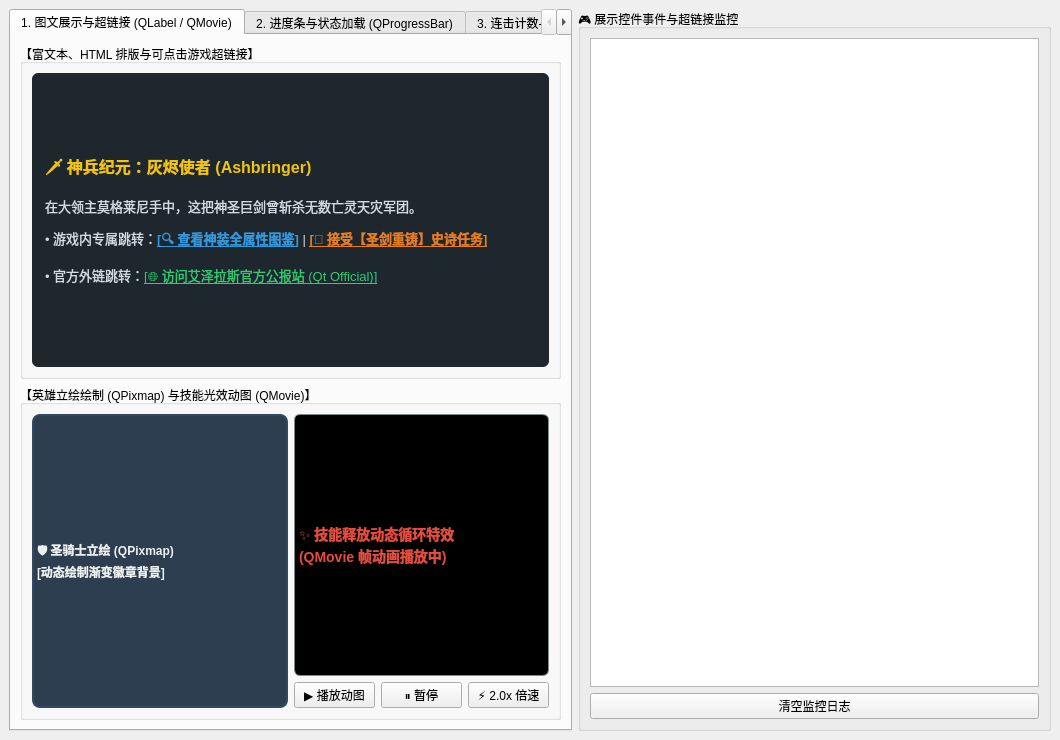
<?xml version="1.0" encoding="UTF-8"?>
<ui version="4.0">
 <class>MainWindow</class>
 <widget class="QMainWindow" name="MainWindow">
  <property name="geometry">
   <rect>
    <x>0</x>
    <y>0</y>
    <width>1060</width>
    <height>740</height>
   </rect>
  </property>
  <property name="windowTitle">
   <string>Qt 常用展示控件与游戏界面实战 (demo_displays)</string>
  </property>
  <widget class="QWidget" name="centralwidget">
   <layout class="QHBoxLayout" name="horizontalLayoutMain">
    <item>
     <widget class="QTabWidget" name="tabWidgetDisplays">
      <property name="currentIndex">
       <number>0</number>
      </property>

      <!-- TAB 1: QLabel -->
      <widget class="QWidget" name="tabLabel">
       <attribute name="title">
        <string>1. 图文展示与超链接 (QLabel / QMovie)</string>
       </attribute>
       <layout class="QVBoxLayout" name="verticalLayoutTab1">
        <item>
         <widget class="QGroupBox" name="groupHyperlink">
          <property name="title">
           <string>【富文本、HTML 排版与可点击游戏超链接】</string>
          </property>
          <layout class="QVBoxLayout" name="verticalLayoutRich">
           <item>
            <widget class="QLabel" name="labelRichLore">
             <property name="styleSheet">
              <string notr="true">background-color: #1e272e; color: #d2dae2; padding: 10px; border-radius: 6px; font-size: 13px;</string>
             </property>
             <property name="text">
              <string>&lt;h3 style='color:#f1c40f;'&gt;🗡️ 神兵纪元：灰烬使者 (Ashbringer)&lt;/h3&gt;
&lt;p&gt;在大领主莫格莱尼手中，这把神圣巨剑曾斩杀无数亡灵天灾军团。&lt;/p&gt;
&lt;p&gt;• 游戏内专属跳转：&lt;a href='item://2001' style='color:#3498db; font-weight:bold;'&gt;[🔍 查看神装全属性图鉴]&lt;/a&gt; | &lt;a href='quest://101' style='color:#e67e22; font-weight:bold;'&gt;[📜 接受【圣剑重铸】史诗任务]&lt;/a&gt;&lt;/p&gt;
&lt;p&gt;• 官方外链跳转：&lt;a href='https://www.qt.io' style='color:#2ecc71;'&gt;[🌐 访问艾泽拉斯官方公报站 (Qt Official)]&lt;/a&gt;&lt;/p&gt;</string>
             </property>
             <property name="textFormat">
              <enum>Qt::RichText</enum>
             </property>
             <property name="wordWrap">
              <bool>true</bool>
             </property>
             <property name="openExternalLinks">
              <bool>false</bool>
             </property>
            </widget>
           </item>
          </layout>
         </widget>
        </item>
        <item>
         <widget class="QGroupBox" name="groupImageMovie">
          <property name="title">
           <string>【英雄立绘绘制 (QPixmap) 与技能光效动图 (QMovie)】</string>
          </property>
          <layout class="QHBoxLayout" name="horizontalLayoutImg">
           <item>
            <widget class="QLabel" name="labelHeroImage">
             <property name="minimumSize">
              <size>
               <width>220</width>
               <height>180</height>
              </size>
             </property>
             <property name="styleSheet">
              <string notr="true">background-color: #2c3e50; border: 2px solid #34495e; border-radius: 8px; color: #ecf0f1; font-weight: bold; qproperty-alignment: AlignCenter;</string>
             </property>
             <property name="text">
              <string>🛡️ 圣骑士立绘 (QPixmap)
[动态绘制渐变徽章背景]</string>
             </property>
            </widget>
           </item>
           <item>
            <layout class="QVBoxLayout" name="verticalLayoutMovie">
             <item>
              <widget class="QLabel" name="labelMovieAnim">
               <property name="minimumSize">
                <size>
                 <width>200</width>
                 <height>120</height>
                </size>
               </property>
               <property name="styleSheet">
                <string notr="true">background-color: #000000; border: 1px solid #7f8c8d; border-radius: 6px; color: #e74c3c; font-size: 14px; font-weight: bold; qproperty-alignment: AlignCenter;</string>
               </property>
               <property name="text">
                <string>✨ 技能释放动态循环特效
(QMovie 帧动画播放中)</string>
               </property>
              </widget>
             </item>
             <item>
              <layout class="QHBoxLayout" name="horizontalLayoutMovieCtrl">
               <item>
                <widget class="QPushButton" name="btnMoviePlay">
                 <property name="text">
                  <string>▶ 播放动图</string>
                 </property>
                </widget>
               </item>
               <item>
                <widget class="QPushButton" name="btnMoviePause">
                 <property name="text">
                  <string>⏸ 暂停</string>
                 </property>
                </widget>
               </item>
               <item>
                <widget class="QPushButton" name="btnMovieSpeed">
                 <property name="text">
                  <string>⚡ 2.0x 倍速</string>
                 </property>
                </widget>
               </item>
              </layout>
             </item>
            </layout>
           </item>
          </layout>
         </widget>
        </item>
       </layout>
      </widget>

      <!-- TAB 2: QProgressBar -->
      <widget class="QWidget" name="tabProgress">
       <attribute name="title">
        <string>2. 进度条与状态加载 (QProgressBar)</string>
       </attribute>
       <layout class="QVBoxLayout" name="verticalLayoutTab2">
        <item>
         <widget class="QGroupBox" name="groupDownloadProgress">
          <property name="title">
           <string>【确定进度模式 (Definite Progress)】- 游戏资源热更新下载</string>
          </property>
          <layout class="QVBoxLayout" name="verticalLayoutDownload">
           <item>
            <widget class="QProgressBar" name="progressBarDownload">
             <property name="minimumSize">
              <size>
               <width>0</width>
               <height>28</height>
              </size>
             </property>
             <property name="value">
              <number>0</number>
             </property>
             <property name="format">
              <string>%p% - 下载进度 (%v / %m MB)</string>
             </property>
            </widget>
           </item>
           <item>
            <layout class="QHBoxLayout" name="horizontalLayoutProgressBtns">
             <item>
              <widget class="QPushButton" name="btnStartDownload">
               <property name="text">
                <string>🚀 开始模拟热更新下载 (0 ~ 100%)</string>
               </property>
              </widget>
             </item>
             <item>
              <widget class="QPushButton" name="btnResetDownload">
               <property name="text">
                <string>🔄 重置进度</string>
               </property>
              </widget>
             </item>
            </layout>
           </item>
          </layout>
         </widget>
        </item>
        <item>
         <widget class="QGroupBox" name="groupMarquee">
          <property name="title">
           <string>【不确定跑马灯模式 (Indeterminate Range: 0~0)】- 跨服天梯匹配中</string>
          </property>
          <layout class="QVBoxLayout" name="verticalLayoutMarquee">
           <item>
            <widget class="QProgressBar" name="progressBarMatching">
             <property name="minimumSize">
              <size>
               <width>0</width>
               <height>26</height>
              </size>
             </property>
             <property name="minimum">
              <number>0</number>
             </property>
             <property name="maximum">
              <number>0</number>
             </property>
             <property name="value">
              <number>-1</number>
             </property>
            </widget>
           </item>
           <item>
            <widget class="QLabel" name="labelMatchStatus">
             <property name="text">
              <string>🔍 正在为您寻找段位匹配的对手 (S9 巅峰赛)...</string>
             </property>
            </widget>
           </item>
          </layout>
         </widget>
        </item>
        <item>
         <widget class="QGroupBox" name="groupGauges">
          <property name="title">
           <string>【垂直血条与怒气槽 (Vertical QProgressBar)】</string>
          </property>
          <layout class="QHBoxLayout" name="horizontalLayoutGauges">
           <item>
            <layout class="QVBoxLayout" name="verticalLayoutHpGauge">
             <item>
              <widget class="QLabel" name="labelHpGaugeTitle">
               <property name="text">
                <string>❤️ 首领生命值 (HP)</string>
               </property>
               <property name="alignment">
                <set>Qt::AlignCenter</set>
               </property>
              </widget>
             </item>
             <item>
              <widget class="QProgressBar" name="progressBossHp">
               <property name="minimumSize">
                <size>
                 <width>40</width>
                 <height>120</height>
                </size>
               </property>
               <property name="orientation">
                <enum>Qt::Vertical</enum>
               </property>
               <property name="value">
                <number>75</number>
               </property>
               <property name="format">
                <string>%p%</string>
               </property>
              </widget>
             </item>
            </layout>
           </item>
           <item>
            <layout class="QVBoxLayout" name="verticalLayoutRageGauge">
             <item>
              <widget class="QLabel" name="labelRageTitle">
               <property name="text">
                <string>🔥 狂暴怒气值 (Rage)</string>
               </property>
               <property name="alignment">
                <set>Qt::AlignCenter</set>
               </property>
              </widget>
             </item>
             <item>
              <widget class="QProgressBar" name="progressRage">
               <property name="minimumSize">
                <size>
                 <width>40</width>
                 <height>120</height>
                </size>
               </property>
               <property name="orientation">
                <enum>Qt::Vertical</enum>
               </property>
               <property name="value">
                <number>45</number>
               </property>
               <property name="format">
                <string>%p%</string>
               </property>
               <property name="invertedAppearance">
                <bool>false</bool>
               </property>
              </widget>
             </item>
            </layout>
           </item>
           <item>
            <layout class="QVBoxLayout" name="verticalLayoutGaugeCtrl">
             <item>
              <widget class="QPushButton" name="btnBossDamage">
               <property name="text">
                <string>💥 攻击首领 (-15% HP / +20% 怒气)</string>
               </property>
              </widget>
             </item>
             <item>
              <widget class="QPushButton" name="btnBossHeal">
               <property name="text">
                <string>✨ 首领生命绽放 (+25% HP)</string>
               </property>
              </widget>
             </item>
            </layout>
           </item>
          </layout>
         </widget>
        </item>
       </layout>
      </widget>

      <!-- TAB 3: QLCDNumber -->
      <widget class="QWidget" name="tabLcd">
       <attribute name="title">
        <string>3. 连击计数与副本倒计时 (QLCDNumber)</string>
       </attribute>
       <layout class="QVBoxLayout" name="verticalLayoutTab3">
        <item>
         <widget class="QGroupBox" name="groupCountdown">
          <property name="title">
           <string>【副本限时通关倒计时 (QLCDNumber 仿真液晶钟表)】</string>
          </property>
          <layout class="QVBoxLayout" name="verticalLayoutLcdTime">
           <item>
            <widget class="QLCDNumber" name="lcdTimer">
             <property name="minimumSize">
              <size>
               <width>0</width>
               <height>70</height>
              </size>
             </property>
             <property name="digitCount">
              <number>8</number>
             </property>
             <property name="segmentStyle">
              <enum>QLCDNumber::Filled</enum>
             </property>
            </widget>
           </item>
           <item>
            <layout class="QHBoxLayout" name="horizontalLayoutTimerBtns">
             <item>
              <widget class="QPushButton" name="btnStartTimer">
               <property name="text">
                <string>⏱ 开始倒计时 (10:00)</string>
               </property>
              </widget>
             </item>
             <item>
              <widget class="QPushButton" name="btnPauseTimer">
               <property name="text">
                <string>⏸ 暂停计时</string>
               </property>
              </widget>
             </item>
             <item>
              <widget class="QPushButton" name="btnResetTimer">
               <property name="text">
                <string>🔄 重置时间</string>
               </property>
              </widget>
             </item>
            </layout>
           </item>
          </layout>
         </widget>
        </item>
        <item>
         <widget class="QGroupBox" name="groupComboHits">
          <property name="title">
           <string>【战斗伤害连击数 (Combo Hit Counter - 进制与风格切换)】</string>
          </property>
          <layout class="QHBoxLayout" name="horizontalLayoutComboLcd">
           <item>
            <widget class="QLCDNumber" name="lcdCombo">
             <property name="minimumSize">
              <size>
               <width>180</width>
               <height>70</height>
              </size>
             </property>
             <property name="digitCount">
              <number>5</number>
             </property>
             <property name="segmentStyle">
              <enum>QLCDNumber::Flat</enum>
             </property>
            </widget>
           </item>
           <item>
            <layout class="QVBoxLayout" name="verticalLayoutComboControls">
             <item>
              <layout class="QHBoxLayout" name="horizontalLayoutComboModes">
               <item>
                <widget class="QLabel" name="labelBaseMode">
                 <property name="text">
                  <string>进制模式：</string>
                 </property>
                </widget>
               </item>
               <item>
                <widget class="QPushButton" name="btnModeDec">
                 <property name="text">
                  <string>十进制 (DEC)</string>
                 </property>
                </widget>
               </item>
               <item>
                <widget class="QPushButton" name="btnModeHex">
                 <property name="text">
                  <string>十六进制 (HEX)</string>
                 </property>
                </widget>
               </item>
               <item>
                <widget class="QPushButton" name="btnModeBin">
                 <property name="text">
                  <string>二进制 (BIN)</string>
                 </property>
                </widget>
               </item>
              </layout>
             </item>
             <item>
              <layout class="QHBoxLayout" name="horizontalLayoutComboHits">
               <item>
                <widget class="QPushButton" name="btnHitAdd1">
                 <property name="text">
                  <string>🗡️ 连击 +1</string>
                 </property>
                </widget>
               </item>
               <item>
                <widget class="QPushButton" name="btnHitAdd10">
                 <property name="text">
                  <string>⚡ 狂暴连击 +10</string>
                 </property>
                </widget>
               </item>
               <item>
                <widget class="QPushButton" name="btnHitReset">
                 <property name="text">
                  <string>断连归零</string>
                 </property>
                </widget>
               </item>
              </layout>
             </item>
            </layout>
           </item>
          </layout>
         </widget>
        </item>
       </layout>
      </widget>

      <!-- TAB 4: Settlement Card -->
      <widget class="QWidget" name="tabCard">
       <attribute name="title">
        <string>4. 副本通关结算战报卡 (综合展示)</string>
       </attribute>
       <layout class="QVBoxLayout" name="verticalLayoutTab4">
        <item>
         <widget class="QGroupBox" name="groupSettlement">
          <property name="title">
           <string>🏆 恭喜！【暗黑神殿·深渊层】首通大捷！</string>
          </property>
          <property name="styleSheet">
           <string notr="true">background-color: #2c3e50; color: #ecf0f1; border-radius: 8px;</string>
          </property>
          <layout class="QGridLayout" name="gridLayoutSettlement">
           <item row="0" column="0">
            <widget class="QLabel" name="labelScoreTitle">
             <property name="text">
              <string>通关评价积分 (LCD)：</string>
             </property>
            </widget>
           </item>
           <item row="0" column="1">
            <widget class="QLCDNumber" name="lcdScore">
             <property name="minimumSize">
              <size>
               <width>0</width>
               <height>40</height>
              </size>
             </property>
            </widget>
           </item>
           <item row="1" column="0">
            <widget class="QLabel" name="labelExpRewardTitle">
             <property name="text">
              <string>角色升级经验增长：</string>
             </property>
            </widget>
           </item>
           <item row="1" column="1">
            <widget class="QProgressBar" name="progressExpGain">
             <property name="value">
              <number>95</number>
             </property>
             <property name="format">
              <string>+120,000 EXP (95% 即将升级!)</string>
             </property>
            </widget>
           </item>
           <item row="2" column="0" colspan="2">
            <widget class="QLabel" name="labelDropSummary">
             <property name="styleSheet">
              <string notr="true">font-size: 14px; color: #f1c40f; font-weight: bold; padding: 6px;</string>
             </property>
             <property name="text">
              <string>🎁 战利品掉落：【SSR 灰烬使者】x1，【远古泰坦之握】x1，【金币】+88,888！</string>
             </property>
             <property name="alignment">
              <set>Qt::AlignCenter</set>
             </property>
            </widget>
           </item>
          </layout>
         </widget>
        </item>
        <item>
         <spacer name="verticalSpacerTab4">
          <property name="orientation">
           <enum>Qt::Vertical</enum>
          </property>
          <property name="sizeHint" stdset="0">
           <size>
            <width>20</width>
            <height>40</height>
           </size>
          </property>
         </spacer>
        </item>
       </layout>
      </widget>
     </widget>
    </item>
    <item>
     <widget class="QGroupBox" name="groupLog">
      <property name="title">
       <string>🎮 展示控件事件与超链接监控</string>
      </property>
      <layout class="QVBoxLayout" name="verticalLayoutLog">
       <item>
        <widget class="QPlainTextEdit" name="textLog">
         <property name="readOnly">
          <bool>true</bool>
         </property>
         <property name="font">
          <font>
           <family>Consolas</family>
           <pointsize>9</pointsize>
          </font>
         </property>
        </widget>
       </item>
       <item>
        <widget class="QPushButton" name="btnClearLog">
         <property name="text">
          <string>清空监控日志</string>
         </property>
        </widget>
       </item>
      </layout>
     </widget>
    </item>
   </layout>
  </widget>
 </widget>
 <resources/>
 <connections/>
</ui>
